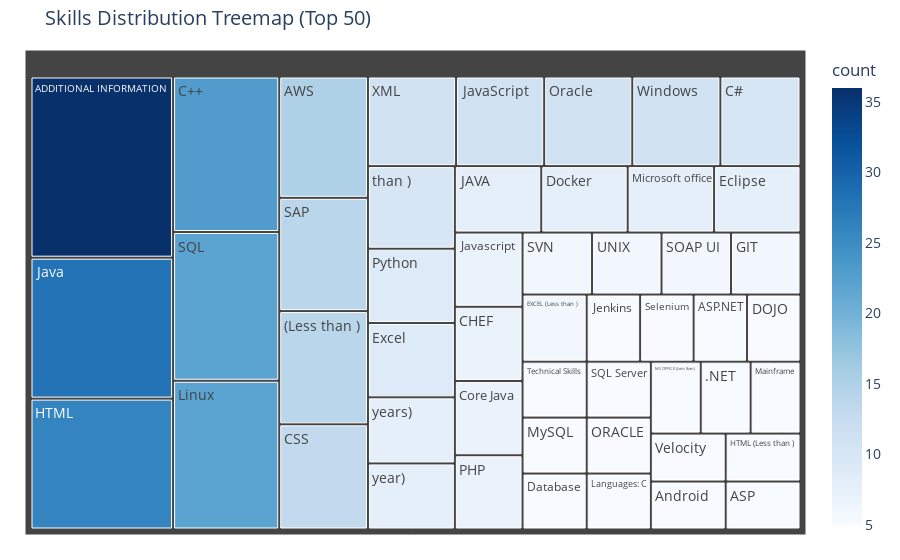

Here is the notebook cell this chart was saved with:
### Code cell
import plotly.express as px
import pandas as pd
import re
from collections import Counter

def create_skills_treemap(entity_stats, top_n=50):
    """
    Создает treemap для навыков похожий на пример
    """
    if 'Skills' in entity_stats:
        skills = entity_stats['Skills']
        
        all_skills = []
        for skill_block in skills:
            individual_skills = re.split(r'[,•;\n]', skill_block)
            for skill in individual_skills:
                skill_clean = skill.strip()
                skill_clean = re.sub(r'\(\s*\d+\s*years?\s*\)', '', skill_clean).strip()
                skill_clean = re.sub(r'\d+\s*years?', '', skill_clean).strip()
                if skill_clean and len(skill_clean) > 1:
                    all_skills.append(skill_clean)
        
        skill_counts = Counter(all_skills)
        
        skills_df = pd.DataFrame({
            'skill': list(skill_counts.keys()),
            'count': list(skill_counts.values())
        }).sort_values('count', ascending=False).head(top_n)
        
        fig = px.treemap(skills_df,
                        path=['skill'],
                        values='count',
                        title=f'Skills Distribution Treemap (Top {top_n})',
                        color='count',
                        color_continuous_scale='Blues')
        
        fig.update_layout(
            margin=dict(t=50, l=25, r=25, b=25),
            font_size=14
        )
        
        fig.show()
        
        return skills_df
    else:
        print("Skills не найден в entity_stats")
        return None

skills_df = create_skills_treemap(entity_stats, top_n=50)

### Figure 1 — Plotly figure (JSON) as saved in the notebook; plotly's stock layout.template omitted (floating-point values rounded to 4 significant figures)
{"data": [{"branchvalues": "total", "customdata": [[36.0], [28.0], [26.0], [23.0], [22.0], [22.0], [15.0], [14.0], [14.0], [13.0], [11.0], [11.0], [11.0], [11.0], [10.0], [10.0], [9.0], [9.0], [8.0], [8.0], [8.0], [8.0], [8.0], [8.0], [7.0], [7.0], [7.0], [7.0], [6.0], [6.0], [6.0], [6.0], [6.0], [5.0], [5.0], [5.0], [5.0], [5.0], [5.0], [5.0], [5.0], [5.0], [5.0], [5.0], [5.0], [5.0], [5.0], [5.0], [5.0], [5.0]], "domain": {"x": [0, 1], "y": [0, 1]}, "hovertemplate": "labels=%{label}<br>count_sum=%{value}<br>parent=%{parent}<br>id=%{id}<br>count=%{color}<extra></extra>", "ids": ["ADDITIONAL INFORMATION", "Java", "HTML", "C++", "SQL", "Linux", "AWS", "SAP", "(Less than )", "CSS", "XML", "JavaScript", "Oracle", "Windows", "C#", "than )", "Python", "Excel", "years)", "year)", "JAVA", "Docker", "Microsoft office", "Eclipse", "Javascript", "CHEF", "Core Java", "PHP", "SVN", "UNIX", "SOAP UI", "GIT", "EXCEL (Less than )", "Technical Skills", "MySQL", "Database", "Jenkins", "Selenium", "ASP.NET", "DOJO", "SQL Server", "ORACLE", "Languages: C", "MS OFFICE (Less than )", ".NET", "Mainframe", "Velocity", "Android", "HTML (Less than )", "ASP"], "labels": ["ADDITIONAL INFORMATION", "Java", "HTML", "C++", "SQL", "Linux", "AWS", "SAP", "(Less than )", "CSS", "XML", "JavaScript", "Oracle", "Windows", "C#", "than )", "Python", "Excel", "years)", "year)", "JAVA", "Docker", "Microsoft office", "Eclipse", "Javascript", "CHEF", "Core Java", "PHP", "SVN", "UNIX", "SOAP UI", "GIT", "EXCEL (Less than )", "Technical Skills", "MySQL", "Database", "Jenkins", "Selenium", "ASP.NET", "DOJO", "SQL Server", "ORACLE", "Languages: C", "MS OFFICE (Less than )", ".NET", "Mainframe", "Velocity", "Android", "HTML (Less than )", "ASP"], "marker": {"coloraxis": "coloraxis", "colors": [36.0, 28.0, 26.0, 23.0, 22.0, 22.0, 15.0, 14.0, 14.0, 13.0, 11.0, 11.0, 11.0, 11.0, 10.0, 10.0, 9.0, 9.0, 8.0, 8.0, 8.0, 8.0, 8.0, 8.0, 7.0, 7.0, 7.0, 7.0, 6.0, 6.0, 6.0, 6.0, 6.0, 5.0, 5.0, 5.0, 5.0, 5.0, 5.0, 5.0, 5.0, 5.0, 5.0, 5.0, 5.0, 5.0, 5.0, 5.0, 5.0, 5.0]}, "name": "", "parents": ["", "", "", "", "", "", "", "", "", "", "", "", "", "", "", "", "", "", "", "", "", "", "", "", "", "", "", "", "", "", "", "", "", "", "", "", "", "", "", "", "", "", "", "", "", "", "", "", "", ""], "type": "treemap", "values": [36.0, 28.0, 26.0, 23.0, 22.0, 22.0, 15.0, 14.0, 14.0, 13.0, 11.0, 11.0, 11.0, 11.0, 10.0, 10.0, 9.0, 9.0, 8.0, 8.0, 8.0, 8.0, 8.0, 8.0, 7.0, 7.0, 7.0, 7.0, 6.0, 6.0, 6.0, 6.0, 6.0, 5.0, 5.0, 5.0, 5.0, 5.0, 5.0, 5.0, 5.0, 5.0, 5.0, 5.0, 5.0, 5.0, 5.0, 5.0, 5.0, 5.0]}], "layout": {"coloraxis": {"colorbar": {"title": {"text": "count"}}, "colorscale": [[0, "rgb(247,251,255)"], [0.125, "rgb(222,235,247)"], [0.25, "rgb(198,219,239)"], [0.375, "rgb(158,202,225)"], [0.5, "rgb(107,174,214)"], [0.625, "rgb(66,146,198)"], [0.75, "rgb(33,113,181)"], [0.875, "rgb(8,81,156)"], [1, "rgb(8,48,107)"]]}, "font": {"size": 14}, "legend": {"tracegroupgap": 0}, "margin": {"b": 25, "l": 25, "r": 25, "t": 50}, "title": {"text": "Skills Distribution Treemap (Top 50)"}}}
